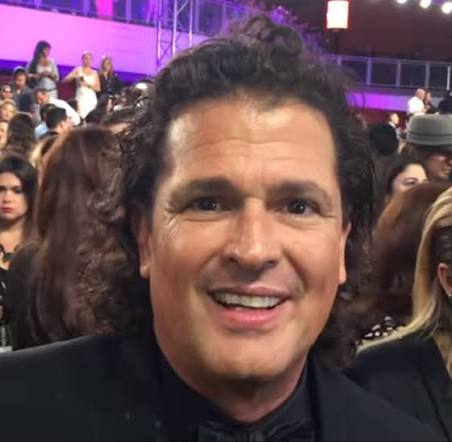
#> input picture scripts/imagenes_test/famosos/carlos-vives/1.jpg, 452 x 442 px
$ python -i detector.py   (imports and definitions only)
#> lines starting #> are read from the running program, lines starting #| are printed output that depends on the picture
### backend/biometrics/face/embedder.py
import threading
from pathlib import Path

import cv2
import numpy as np

MODEL_DIR = Path(__file__).resolve().parent / "models"
DETECTOR_PATH = MODEL_DIR / "face_detection_yunet_2023mar.onnx"
RECOGNIZER_PATH = MODEL_DIR / "face_recognition_sface_2021dec.onnx"

DETECT_SCORE_THRESHOLD = 0.6
DETECT_NMS_THRESHOLD = 0.3
DETECT_TOP_K = 5000
EMBEDDING_DIM = 128

_local = threading.local()


class ModelsUnavailable(RuntimeError):
    pass


def _require_models() -> None:
    missing = [p.name for p in (DETECTOR_PATH, RECOGNIZER_PATH) if not p.exists()]
    if missing:
        raise ModelsUnavailable(
            "Faltan los modelos ONNX en backend/biometrics/face/models: "
            + ", ".join(missing)
            + ". Ejecuta: python scripts/fetch_models.py"
        )


def _detector() -> cv2.FaceDetectorYN:
    det = getattr(_local, "detector", None)
    if det is None:
        _require_models()
        det = cv2.FaceDetectorYN.create(
            str(DETECTOR_PATH),
            "",
            (320, 320),
            DETECT_SCORE_THRESHOLD,
            DETECT_NMS_THRESHOLD,
            DETECT_TOP_K,
        )
        _local.detector = det
    return det


# [7 lines left out: function _recognizer, not called in this run]


def available() -> bool:
    return DETECTOR_PATH.exists() and RECOGNIZER_PATH.exists()


def detect_faces(img: np.ndarray) -> np.ndarray:
    if img.ndim == 2:
        img = cv2.cvtColor(img, cv2.COLOR_GRAY2BGR)
    height, width = img.shape[:2]
    det = _detector()
    det.setInputSize((width, height))
    _, faces = det.detect(img)
    if faces is None or len(faces) == 0:
        return np.empty((0, 15), dtype=np.float32)
    return np.asarray(sorted(faces, key=lambda f: -f[2] * f[3]), dtype=np.float32)


def primary_face(img: np.ndarray) -> np.ndarray | None:
    faces = detect_faces(img)
    return None if len(faces) == 0 else faces[0]


# [6 lines left out: function face_rect, not called in this run]


def confidence(face: np.ndarray) -> float:
    return float(face[14])


# [10 lines left out: function embed, not called in this run]


def similarity(a: np.ndarray, b: np.ndarray) -> float:
    return float(np.clip(np.dot(a, b), -1.0, 1.0))

### backend/biometrics/face/detector.py
import cv2
import numpy as np

from . import embedder

DEFAULT_FACE_SIZE = (200, 200)


def load_image(data: bytes) -> np.ndarray:
    arr = np.frombuffer(data, dtype=np.uint8)
    img = cv2.imdecode(arr, cv2.IMREAD_COLOR)
    if img is None:
        raise ValueError("No se pudo decodificar la imagen")
    return img


def to_gray(img: np.ndarray) -> np.ndarray:
    if img.ndim == 3:
        return cv2.cvtColor(img, cv2.COLOR_BGR2GRAY)
    return img


def find_face_rect(img: np.ndarray) -> tuple[int, int, int, int] | None:
    face = embedder.primary_face(img)
    if face is None:
        return None
    return embedder.face_rect(face, img.shape)


def raw_face(
    img: np.ndarray,
    rect: tuple[int, int, int, int],
) -> np.ndarray:
    gray = to_gray(img)
    x, y, w, h = rect
    return gray[y : y + h, x : x + w]


def normalize_face(
    img: np.ndarray,
    rect: tuple[int, int, int, int],
    size: tuple[int, int] = DEFAULT_FACE_SIZE,
) -> np.ndarray:
    gray = to_gray(img)
    x, y, w, h = rect
    face = gray[y : y + h, x : x + w]
    face = cv2.createCLAHE(clipLimit=2.0, tileGridSize=(8, 8)).apply(face)
    return cv2.resize(face, size, interpolation=cv2.INTER_AREA)


def detect_face(img: np.ndarray, size: tuple[int, int] = DEFAULT_FACE_SIZE) -> np.ndarray | None:
    rect = find_face_rect(img)
    if rect is None:
        return None
    return normalize_face(img, rect, size)

>>> import cv2
>>> picture = cv2.imread('../../../scripts/imagenes_test/famosos/carlos-vives/1.jpg', cv2.IMREAD_GRAYSCALE)
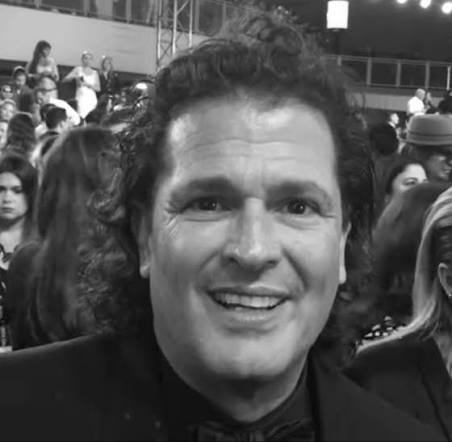
#> picture: shape (442, 452); min 0, max 255, mean 84.1
>>> result = detect_face(picture)
#> (the run stopped early here; a loop or call above may not have finished)

$ run again, on scripts/imagenes_test/famosos/carlos-vives/2.jpg
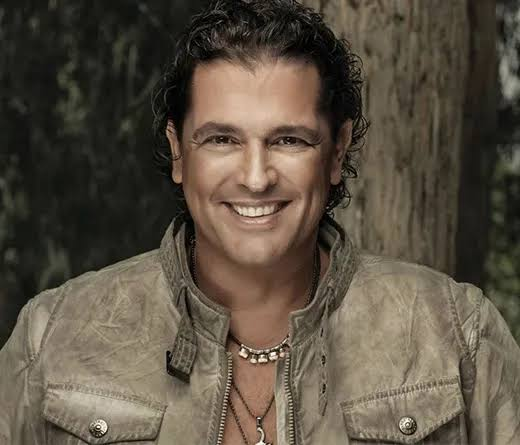
#> input picture scripts/imagenes_test/famosos/carlos-vives/2.jpg, 520 x 445 px
#> `picture = cv2.imread('../../../scripts/imagenes_test/famosos/carlos-vi..`:
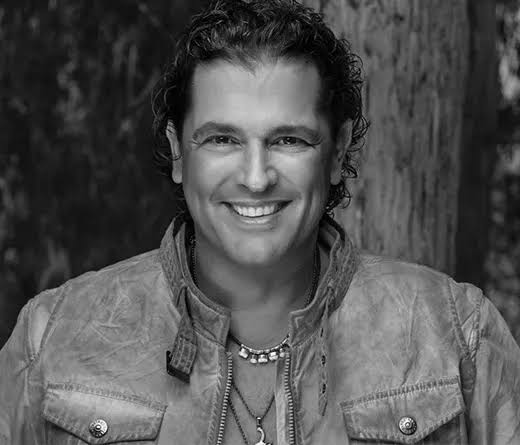
#> picture: shape (445, 520); min 0, max 255, mean 82.2

$ run again, on scripts/imagenes_test/famosos/carlos-vives/4.jpg
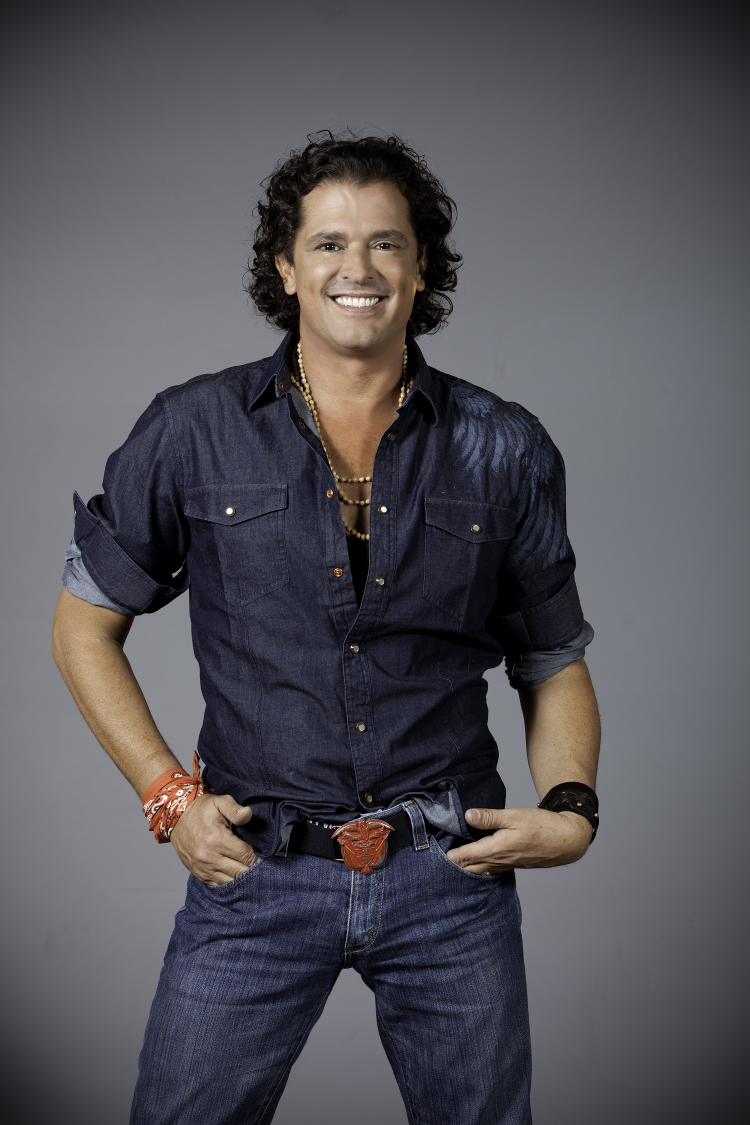
#> input picture scripts/imagenes_test/famosos/carlos-vives/4.jpg, 1500 x 2250 px (shown at 1/2 size)
#> `picture = cv2.imread('../../../scripts/imagenes_test/famosos/carlos-vi..`:
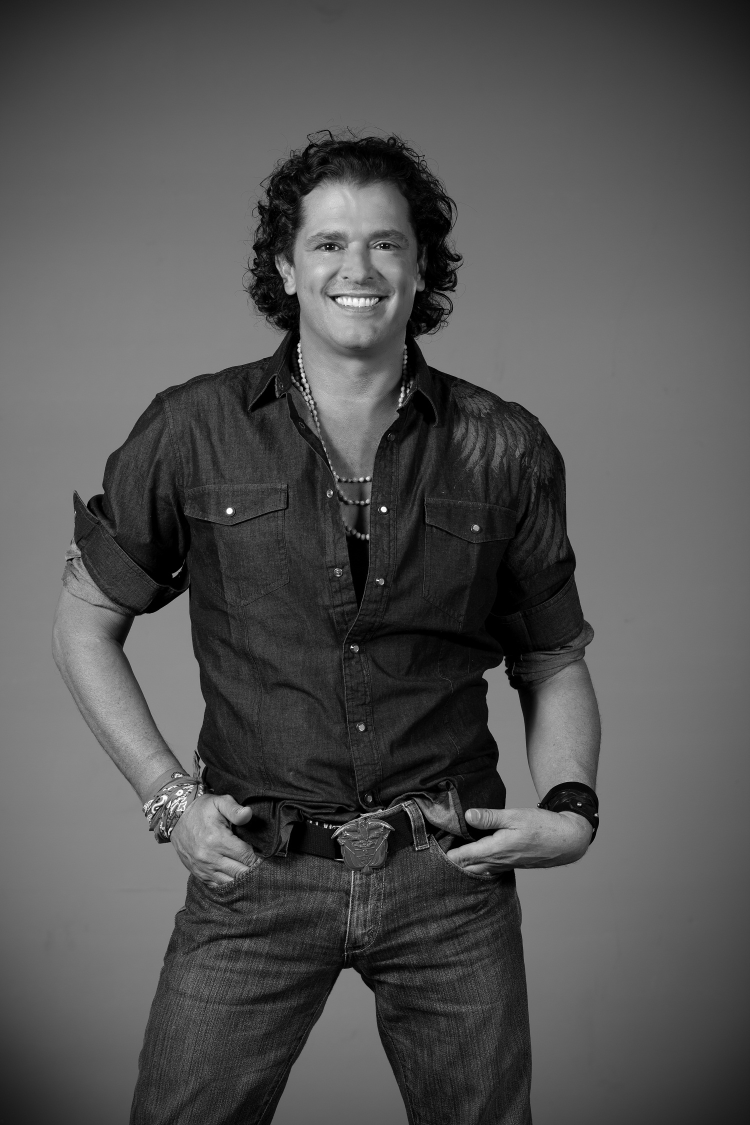
#> picture: shape (2250, 1500) (shown at 1/2 size); min 0, max 255, mean 83.5

$ run again, on scripts/imagenes_test/famosos/carlos-vives/3.jpeg
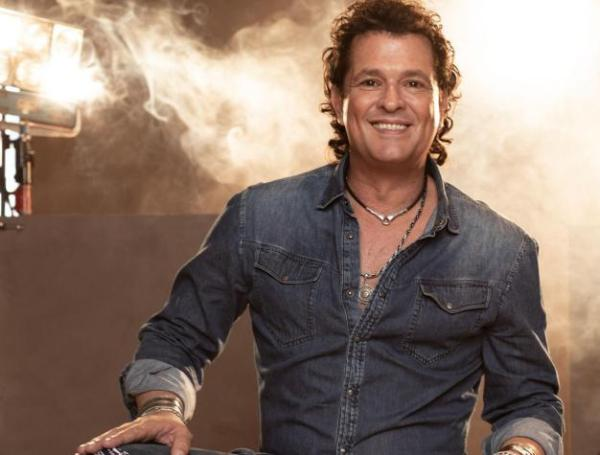
#> input picture scripts/imagenes_test/famosos/carlos-vives/3.jpeg, 600 x 455 px
#> `picture = cv2.imread('../../../scripts/imagenes_test/famosos/carlos-vi..`:
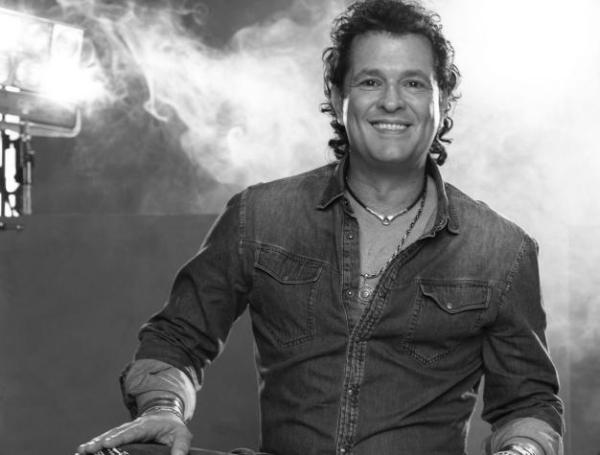
#> picture: shape (455, 600); min 2, max 255, mean 123.3
